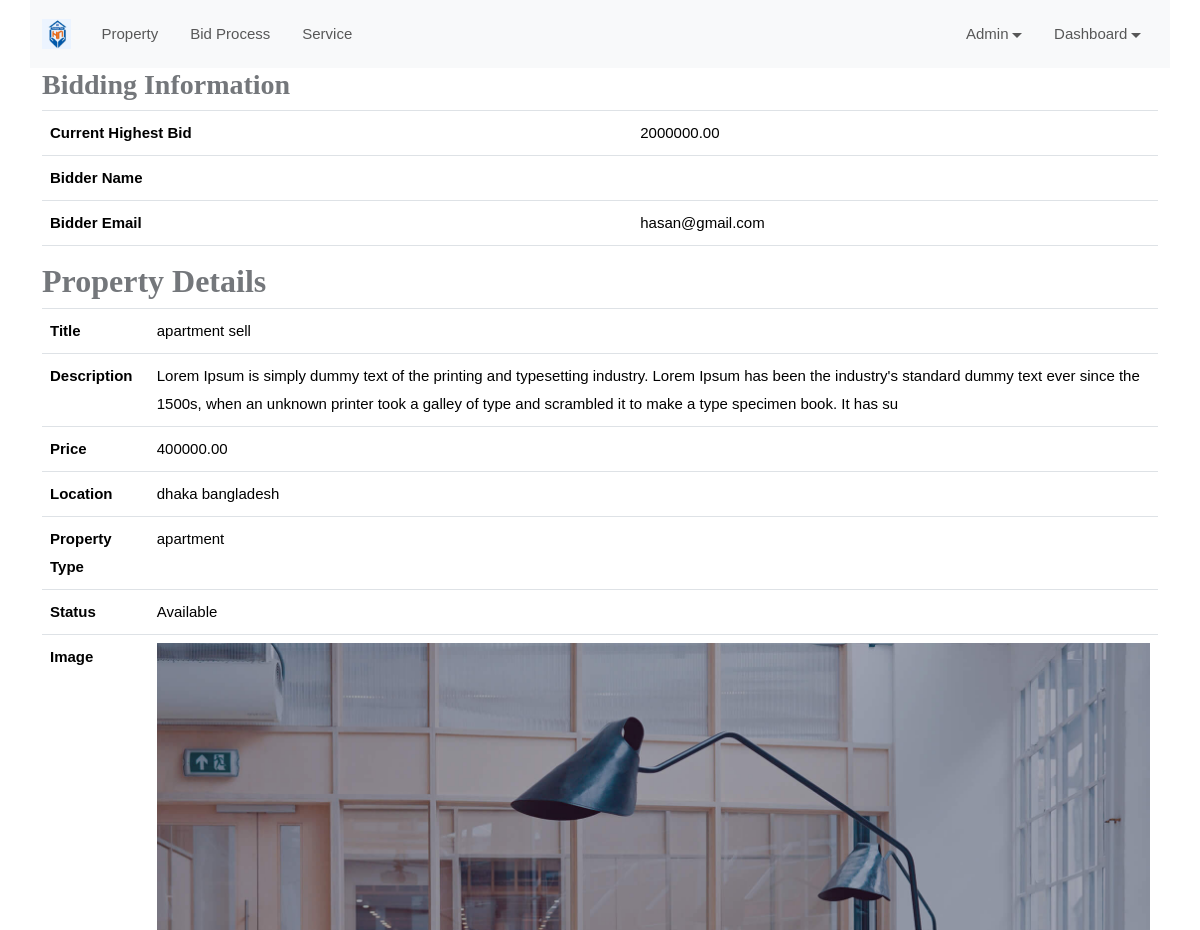
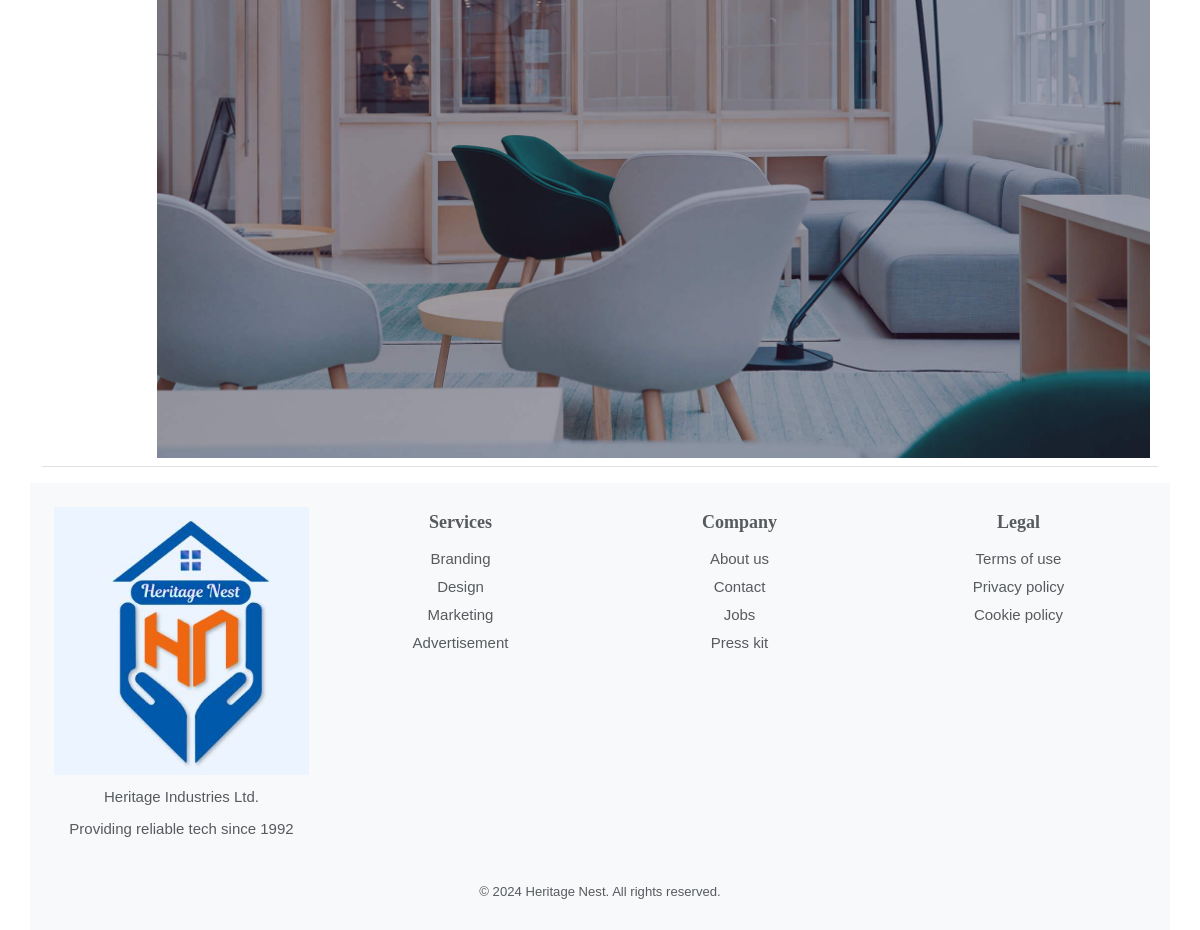
/property_details_pages.php?id=1 (signed in), run on the app's committed database (2 pictures, top to bottom).
### tables this page shows
CREATE TABLE `bids` (
  `id` bigint(20) unsigned NOT NULL AUTO_INCREMENT,
  `user_id` bigint(20) unsigned NOT NULL,
  `property_id` bigint(20) unsigned NOT NULL,
  `amount` decimal(15,2) DEFAULT NULL,
  `bid_time` datetime DEFAULT NULL,
  `created_at` datetime DEFAULT NULL,
  PRIMARY KEY (`id`),
  KEY `user_id` (`user_id`),
  KEY `property_id` (`property_id`),
  CONSTRAINT `bids_ibfk_1` FOREIGN KEY (`user_id`) REFERENCES `users` (`id`) ON DELETE CASCADE ON UPDATE CASCADE,
  CONSTRAINT `bids_ibfk_2` FOREIGN KEY (`property_id`) REFERENCES `properties` (`id`) ON DELETE CASCADE ON UPDATE CASCADE
);

CREATE TABLE `users` (
  `id` bigint(20) unsigned NOT NULL AUTO_INCREMENT,
  `user_name` varchar(100) DEFAULT NULL,
  `email` varchar(100) DEFAULT NULL,
  `password` varchar(100) DEFAULT NULL,
  `phone` int(15) DEFAULT NULL,
  `address` varchar(255) DEFAULT NULL,
  `role_id` int(11) unsigned NOT NULL,
  `created_at` datetime DEFAULT NULL,
  PRIMARY KEY (`id`),
  KEY `role_id` (`role_id`),
  CONSTRAINT `users_ibfk_1` FOREIGN KEY (`role_id`) REFERENCES `role` (`id`) ON DELETE CASCADE ON UPDATE CASCADE
);

CREATE TABLE `properties` (
  `id` bigint(20) unsigned NOT NULL AUTO_INCREMENT,
  `title` varchar(255) DEFAULT NULL,
  `description` varchar(255) DEFAULT NULL,
  `image` varchar(255) DEFAULT NULL,
  `price` decimal(15,2) DEFAULT NULL,
  `location` varchar(255) DEFAULT NULL,
  `user_id` bigint(20) unsigned NOT NULL,
  `highest_bidder` bigint(20) unsigned DEFAULT NULL,
  `highest_bid` decimal(15,2) DEFAULT NULL,
  `p_type` varchar(50) DEFAULT NULL,
  `status` tinyint(4) DEFAULT NULL,
  `created_at` datetime DEFAULT current_timestamp(),
  PRIMARY KEY (`id`),
  KEY `user_id` (`user_id`),
  CONSTRAINT `properties_ibfk_1` FOREIGN KEY (`user_id`) REFERENCES `users` (`id`) ON DELETE CASCADE
);

### property_details_pages.php (the view, shortened to what this page needs)
<?php
include('partials/header.php');
include 'functions/db.php';
if (isset($_GET['id']))
{
    $property_id = $_GET['id'];
    $query = "SELECT * FROM properties WHERE id = :id";
    $stmt = $conn->prepare($query);
    $stmt->bindParam(':id', $property_id);
    $stmt->execute();
    $property = $stmt->fetch();
    $bidQuery = "SELECT bids.amount, users.user_name, users.email
                 FROM bids
                 JOIN users ON bids.user_id = users.id
                 WHERE bids.property_id = :property_id
                 ORDER BY bids.amount DESC LIMIT 1";
    $bidStmt = $conn->prepare($bidQuery);
    $bidStmt->bindParam(':property_id', $property_id);
    $bidStmt->execute();
    $highestBid = $bidStmt->fetch();
} else {
    echo "Property not found.";
    exit();
}
?>
 <div class="container">
 <h3>Bidding Information</h3>
        <table class="table table-bordered bidding-info">
            <?php if ($highestBid): ?>
                <tr>
                    <th>Current Highest Bid</th>
                    <td><?= htmlspecialchars($highestBid['amount']) ?></td>
                </tr>
                <tr>
                    <th>Bidder Name</th>
                    <td><?= htmlspecialchars($highestBid['name']) ?></td>
                </tr>
                <tr>
                    <th>Bidder Email</th>
                    <td><?= htmlspecialchars($highestBid['email']) ?></td>
                </tr>
            <?php else: ?>
                <tr>
                    <td colspan="2">No bids placed yet.</td>
                </tr>
            <?php endif; ?>
        </table>
        <h2>Property Details</h2>
        <table class="table table-bordered property-details">
            <tr>
                <th>Title</th>
                <td><?= htmlspecialchars($property['title']) ?></td>
            </tr>
            <tr>
                <th>Description</th>
                <td><?= htmlspecialchars($property['description']) ?></td>
            </tr>
            <tr>
                <th>Price</th>
                <td><?= htmlspecialchars($property['price']) ?></td>
            </tr>
            <tr>
                <th>Location</th>
                <td><?= htmlspecialchars($property['location']) ?></td>
            </tr>
            <tr>
                <th>Property Type</th>
                <td><?= htmlspecialchars($property['p_type']) ?></td>
            </tr>
            <tr>
                <th>Status</th>
                <td><?= ($property['status'] == 1) ? 'Available' : 'Not Available' ?></td>
            </tr>
            <tr>
                <th>Image</th>
                <td><img src="assets/images/<?= htmlspecialchars($property['image']) ?>" alt="Property Image" width="300"></td>
            </tr>
        </table>
    </div>
<?php include('partials/footer.php'); ?>

### assets/css/color.css (style rules this page uses)
:root { --theme-ordinary-color: #74777b; }
:root { --theme-primary-color: #17c788; }
:root { --theme-secondary-color: #0d1432; }
:root { --theme-white-color: #fff; }
:root { --theme-light-color: #f8f8f8; }
:root { --theme-gray-color: #f5f5f5; }
:root { --theme-footer-color: #091b4b; }
:root { --theme-dark-color: #091b4b; }
:root { --text-light-color: #a3a7af; }
:root { --theme-primary-opacity-color: rgba(11, 191, 141, .8); }
:root { --theme-secondary-opacity-color: rgba(13,20,50,0.7); }
:root { --theme-white-opacity-color: rgba(255, 255, 255, 0.3); }
:root { --theme-dark-opacity-color: rgba(0, 0, 0, 0.5); }
:root { --theme-ordinary-font: 'Muli', sans-serif; }
:root { --theme-highlight-font: 'Comfortaa', cursive; }

### assets/css/style.css (style rules this page uses)
.container, .container-fluid { transition: all 0.6s ease 0s; -moz-transition: all 0.6s ease 0s; -webkit-transition: all 0.6s ease 0s; -o-transition: all 0.6s ease 0s; }
.text-ordinary, a.text-ordinary, .text-ordinary a, body, .dropdown-item, .footer-widget li a, .text-ordinary .jslider .jslider-label, .breadcrumb-item > a, .list-text-white a.dropdown-item { color: var(--theme-ordinary-color); }
body { font-family: var(--theme-ordinary-font); font-size: 15px; line-height: 28px; }
h1, .h1, h2, .h2, h3, .h3, h4, .h4, h5, .h5, h6, .h6 { font-family: var(--theme-highlight-font); font-weight: 700; }
img { width: 100%; }
::placeholder { font: var(--theme-ordinary-font); font-size: 15px; font-weight: 400; color: #fff; }
table td, table th { border: none; padding: 10px 15px; }

### data on the page
bids: amount "2000000.00", user.email "hasan@gmail.com"
properties: title "apartment sell", description "Lorem Ipsum is simply dummy text of the printing and typesetting industry. Lorem Ipsum has been the industry's standard dummy text ever since the 1500s, when an unknown printer took a galley of type and scrambled it to make a type specimen book. It has su", price "400000.00", location "dhaka bangladesh", p_type "apartment", image (picture)
